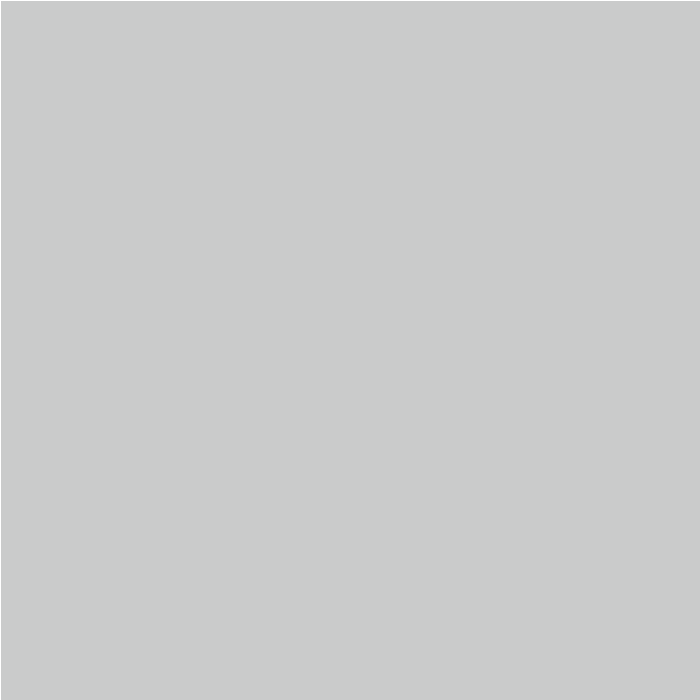
Frame 1 (no input)
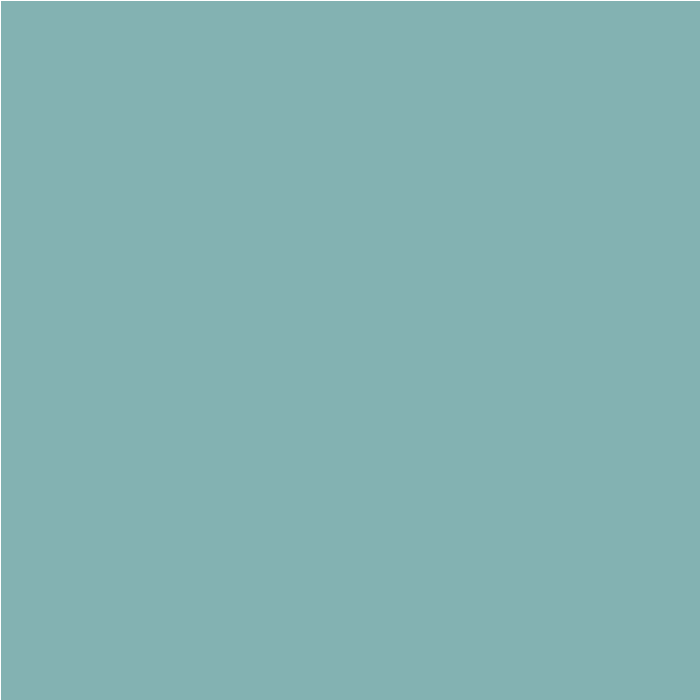
Frame 60 (the mouse pressed at the canvas centre just before this capture)
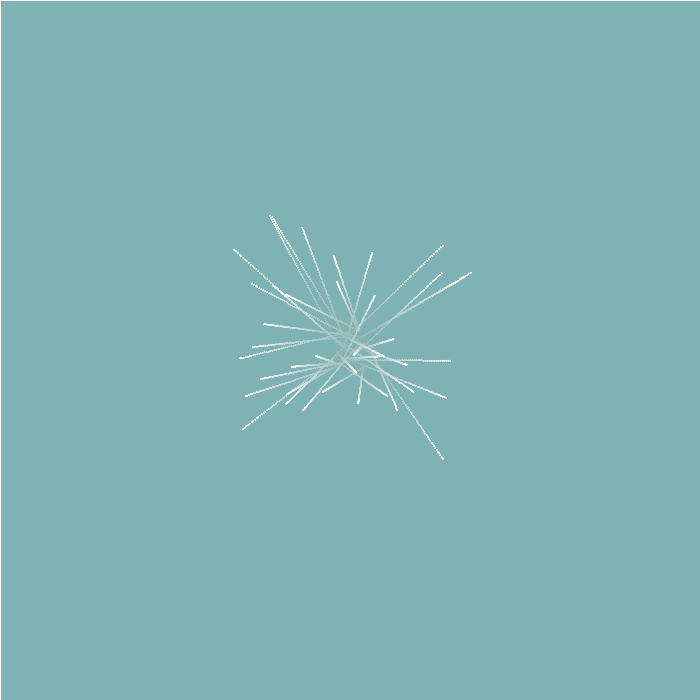
Frame 120 (the mouse held since frame 60 and released just before this capture)

The Processing sketch that drew these frames (run headless with seeded random() and noise(); from frame 60 on, the mouse is pressed at the canvas centre):

// Processing sketch: processing_48366
// ── processing_48366.pde

//"Crystalline Display" - 60-257
// copyright Eric Mackie December 2011 Pittsburgh, PA 15221


float xPos[], yPos[], deltX[], deltY[];
int numPos = 40;
int numSpread = 20;
boolean mode;



void setup() {
  size(700, 700);
  smooth();
  xPos = new float [numPos];
  yPos = new float [numPos];
  deltX = new float [numPos];
  deltY = new float [numPos];

  
  mode = true;

  stroke(255);
}


void draw() {
  makeBackground();
  moveStuff();
  
}



void makeBackground() {
  if (mode == true) {
    fill(110, 135, 145, 5);
    rect(0, 0, width, height);
  }
}




void keyPressed() {
  if (mode == true) {
    mode=false;
    fill(110, 135, 145);
  } 
  else if (mode == false) {
    mode=true;
  }
}


void mousePressed() {
  initPoints();
}

void initPoints () {
  for (int i=0; i<numPos; i++) {
    xPos[i]=random(mouseX-numSpread, mouseX+numSpread);
    yPos[i]=random(mouseY-numSpread, mouseY+numSpread);
    deltX[i]=random(-2, 2);
    deltY[i]=random(-2, 2);
  }
}


void moveStuff() {
  for (int i=0; i<numPos; i++) {

    if ((xPos[i]>=width) || (xPos[i]<=0)) {
      deltX[i]= -deltX[i];
    }
    if ((yPos[i]>=height) || (yPos[i]<=0)) {
      deltY[i]= -deltY[i];
    }


    xPos[i]+=deltX[i];
    yPos[i]+=deltY[i];

    fill(255);
    ellipse(xPos[i], yPos[i], 1, 1);
  }
}
